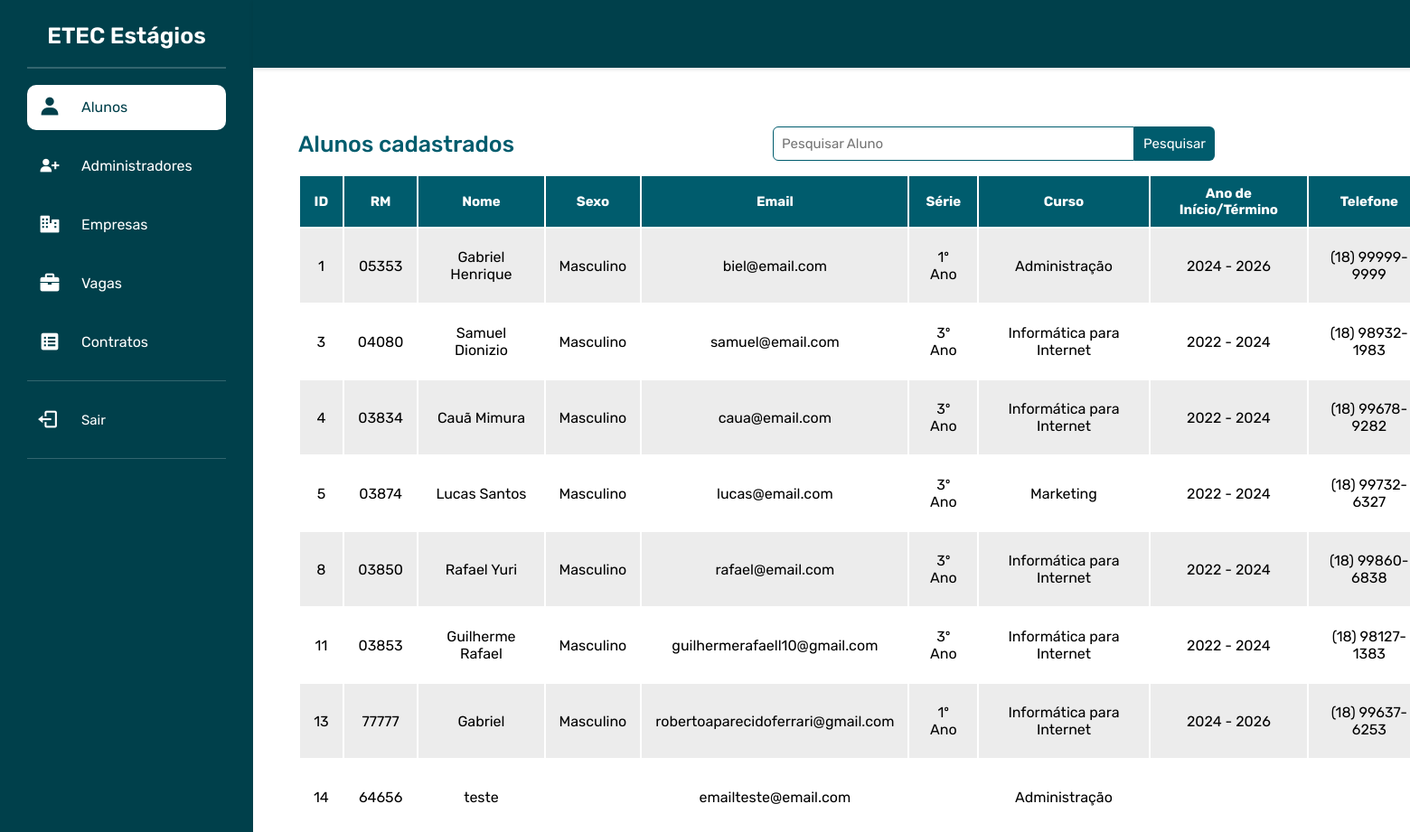
Page /painel-usuarios.php (signed in) on the committed database.
### tables this page shows
CREATE TABLE `usuarios` (
  `id` int(15) NOT NULL,
  `rm` varchar(5) NOT NULL,
  `nome` varchar(255) NOT NULL,
  `telefone` varchar(255) NOT NULL,
  `email` varchar(255) NOT NULL,
  `senha` varchar(500) NOT NULL,
  `sexo` varchar(50) NOT NULL,
  `serie` varchar(100) NOT NULL,
  `curso` varchar(100) NOT NULL,
  `ano_inicio_termino` varchar(50) NOT NULL,
  `id_contrato` int(15) NOT NULL
);

### paginas/section/admin/painel/usuarios.php (the view, shortened to what this page needs)
<section id="painel">
    <div class="topo-painel">
        <div class="nome-admin">
        </div>
    </div>
    <section id="conteudo-painel">
        <div class="topo-tabela">
            <p>Alunos cadastrados</p>
            <div class="pesquisa">
                <input type="text" class="input" id="pesquisa" name="pesquisa" placeholder="Pesquisar Aluno">
                <input class="btn-pesquisa" value="Pesquisar" type="submit" onclick="pesquisarAluno()">
            </div>
        </div>
        <div class="tabela">
            <div class="tabela-container">
                <table>
                    <thead>
                        <tr>
                            <th>ID</th>
                            <th>RM</th>
                            <th>Nome</th>
                            <th>Sexo</th>
                            <th>Email</th>
                            <th>Série</th>
                            <th>Curso</th>
                            <th>Ano de Início/Término</th>
                            <th>Telefone</th>
                        </tr>
                    </thead>
                    <tbody>
                        <?php
                        if (mysqli_num_rows($executaConsulta) > 0) {
                            while ($dadoUsuario = mysqli_fetch_assoc($executaConsulta)) {
                        ?>
                                <tr>
                                    <td><?php echo $dadoUsuario['id'] ?></td>
                                    <td><?php echo $dadoUsuario['rm']; ?></td>
                                    <td><?php echo $dadoUsuario['nome']; ?></td>
                                    <td><?php echo $dadoUsuario['sexo']; ?></td>
                                    <td><?php echo $dadoUsuario['email']; ?></td>
                                    <td><?php echo $dadoUsuario['serie']; ?></td>
                                    <td><?php echo $dadoUsuario['curso']; ?></td>
                                    <td><?php echo $dadoUsuario['ano_inicio_termino'] ?></td>
                                    <td><?php echo $dadoUsuario['telefone']; ?></td>
                                </tr>
                        <?php
                            }
                        }
                        ?>
                    </tbody>
                </table>
            </div>
        </div>
    </section>
</section>

### assets/css/admin/global-painel.css (style rules this page uses)
:root { --branco: #FFFFFF; --preto: #000000; --cinza: #ececec; --vermelho: #B20000; --vermelhoEscuro: #720000; --azul: #0298cf; --azulEscuro: #00698f; --ciano: #005C6D; --cianoClaro: #009BA6; --cianoEscuro: #00404b; --cianoMaisEscuro: #00272d; --verde: #11be11; --verdeEscuro: #008200; }
* { margin: 0; padding: 0; box-sizing: border-box; font-family: 'Rubik', sans-serif; }
html, body { height: 100%; width: 100%; background: var(--branco); }
body { display: flex; flex-direction: row; }
.topo-painel { background: var(--cianoEscuro); padding: 20px; width: 100%; height: 75px; box-shadow: rgba(14, 30, 37, 0.12) 0px 2px 4px 0px; }
.nome-admin { display: flex; justify-content: right; margin-right: 30px; gap: 12px; height: 100%; align-items: center; }
section { flex: 1; display: flex; flex-direction: column; }
#conteudo-painel { padding: 50px; width: 100%; height: 500px; }
.topo-tabela { display: flex; justify-content: space-between; align-items: center; padding: 15px 0 15px 0; width: 1500px; }
.topo-tabela p { font-size: 25px; font-weight: 500; color: var(--ciano); }
.pesquisa { display: flex; align-items: center; }
.input { width: 400px; padding: 9px; color: var(--preto); font-size: 15px; border: 1px solid var(--ciano); border-radius: 6px 0 0 6px; background: transparent; }
.btn-pesquisa { padding: 10px; border: none; border-radius: 0 6px 6px 0; background: var(--ciano); color: #fff; font-size: 15px; cursor: pointer; transition: background-color .3s ease-in-out; }
.tabela-container { height: 700px; }
.tabela { width: 1500px; border-collapse: collapse; overflow: auto; }
table { width: 100%; table-layout: auto; }
thead th { color: var(--branco); background: var(--ciano); font-size: 15px; }
tbody { text-align: center; }
tbody tr { background: var(--cinza); }
tbody tr:nth-child(even) { background: var(--branco); }
th, td { padding: 10px 15px; }

### rows in the picture
usuarios: id "1", rm "05353", nome "Gabriel Henrique", sexo "Masculino", email "biel@email.com", serie "1º Ano", curso "Administração", ano_inicio_termino "2024 - 2026", telefone "(18) 99999-9999"
usuarios: id "3", rm "04080", nome "Samuel Dionizio", sexo "Masculino", email "samuel@email.com", serie "3º Ano", curso "Informática para Internet", ano_inicio_termino "2022 - 2024", telefone "(18) 98932-1983"
usuarios: id "4", rm "03834", nome "Cauã Mimura", sexo "Masculino", email "caua@email.com", serie "3º Ano", curso "Informática para Internet", ano_inicio_termino "2022 - 2024", telefone "(18) 99678-9282"
usuarios: id "5", rm "03874", nome "Lucas Santos", sexo "Masculino", email "lucas@email.com", serie "3º Ano", curso "Marketing", ano_inicio_termino "2022 - 2024", telefone "(18) 99732-6327"
usuarios: id "8", rm "03850", nome "Rafael Yuri", sexo "Masculino", email "rafael@email.com", serie "3º Ano", curso "Informática para Internet", ano_inicio_termino "2022 - 2024", telefone "(18) 99860-6838"
usuarios: id "11", rm "03853", nome "Guilherme Rafael", sexo "Masculino", email "guilhermerafaell10@gmail.com", serie "3º Ano", curso "Informática para Internet", ano_inicio_termino "2022 - 2024", telefone "(18) 98127-1383"
usuarios: id "13", rm "77777", nome "Gabriel", sexo "Masculino", email "robertoaparecidoferrari@gmail.com", serie "1º Ano", curso "Informática para Internet", ano_inicio_termino "2024 - 2026", telefone "(18) 99637-6253"
usuarios: id "14", rm "64656", nome "teste", email "emailteste@email.com", curso "Administração"
